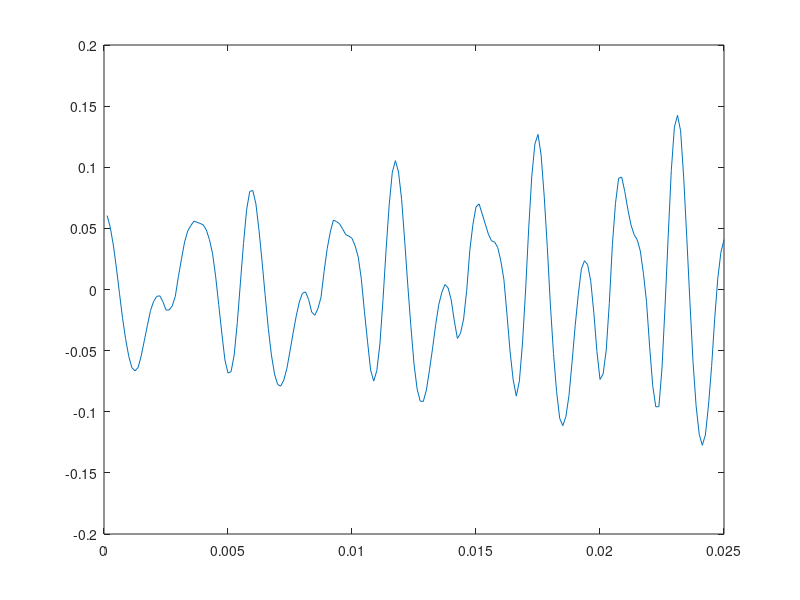

The MATLAB source for this figure: (Note: this script raises an error after producing the figure.)
clear; close all; load('data.mat');
addpath('..\routine');    addpath('..\smt');

segmentLength = length(X);
figure(20); plot(X, Y)

period = (2:1:100)'; 
modelCPGP = fit_CPGP(period, Y, @regpoly1, @period_sin_gauss_cov, [0.3, 2], [0.5, 3]);
figure; plot(modelCPGP.likelihood)
Yp = predict_CPGP(modelCPGP);
figure(20); hold on; plot(X, Yp)